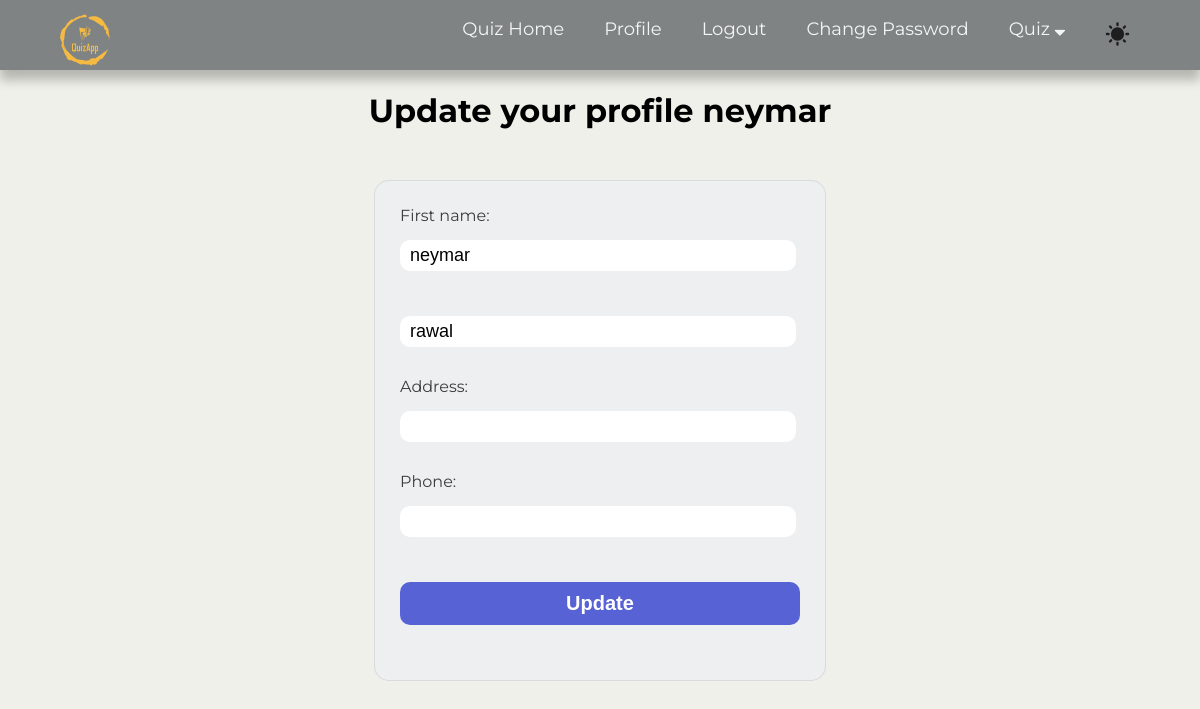
The page /update_profile/3/ (signed in) on the database as committed earlier.
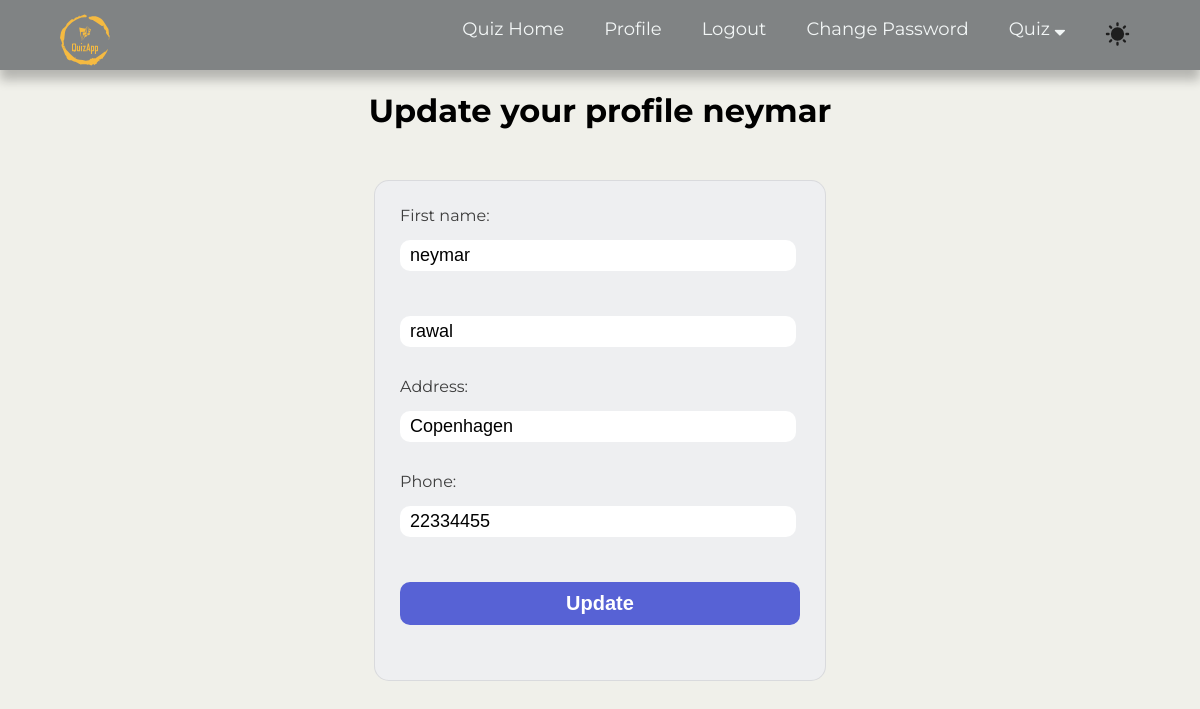
The same page on the database as committed later.
### user_registration/models.py (models this page shows, shortened)
class UserInfo(models.Model):
    user = models.OneToOneField(User, on_delete=models.CASCADE)
    address = models.CharField(max_length=100, blank=True)
    phone = models.CharField(max_length=15, blank=True)
    profile_image = models.ImageField(upload_to='profile_image', blank=True, default='image/default-image.jpeg')

### user_registration/views.py (the view, shortened to what this page needs)
# urls.py: path("update_profile/<int:id>/", views.update_profile, name='update_profile')
@login_required
def update_profile(request, id):
    user = get_object_or_404(User, id=id)
    user_info = get_object_or_404(UserInfo, user=user)
    user_form = UserUpdateForm(instance=user)
    info_form = UserInfoForm(instance=user_info)
    return render(
        request,
        "user_registration/update_profile.html",
        {"user_form": user_form, "info_form": info_form},
    )

### user_registration/views.py
class UserUpdateForm(forms.ModelForm):
    class Meta:
        model = User
        fields = ('first_name', 'last_name')

class UserInfoForm(forms.ModelForm):
    profile_image = forms.ImageField(required=False)
    class Meta:
        model = UserInfo
        fields = ('address', 'phone')

### user_registration/templates/user_registration/update_profile.html (shortened to what this page needs)
{% extends 'user_registration/base.html' %}
{% load static %}
    {% block body %}
    <h1 class="title">Update your profile {{ user.first_name }}</h1>
    <form action="" method='POST'>
        {{ user_form.first_name.label_tag }}
        {{ user_form.first_name }}
        {{ user_form.last_name }}
        {{ info_form.address.label_tag }}
        {{ info_form.address }}
        {{ info_form.phone.label_tag }}
        {{ info_form.phone }}
        <input type="submit" value='Update'>
    </form>
    {% endblock %}

### user_registration/templates/user_registration/base.html (shortened to what this page needs)
{% load static %}
<!DOCTYPE html>
<html lang="en">
<head>
    <link rel="stylesheet" href="{% static 'user_registration/style.css'%}">
    <link
      rel="stylesheet"
      href="https://cdnjs.cloudflare.com/ajax/libs/font-awesome/4.7.0/css/font-awesome.min.css"
    />
</head>
<body>
    <header>
        <a href="{% url 'user_registration:index' %}"><img src="{% static "image/logo-no-background.svg" %}" width="50" alt="myshop logo"></a>
        <nav class="main-nav">
            {% if user.is_authenticated %}
            <a href="{% url 'quiz:quiz_index' %}" >Quiz Home</a>
            <a href="{% url 'user_registration:user_profile' user.id %}">Profile</a>
            <a href="{% url 'user_registration:user_logout' %}">Logout</a>
            <a href="{% url 'user_registration:change_password' user.id %}">Change Password</a>
            <div class="dropdown">
                <a href="#">Quiz <i class="fa fa-sort-down"></i> </a>
            </div>
            {% else %}
            <a href="{% url 'user_registration:index' %}" >Home</a>
            <a href="{% url 'user_registration:register' %}">Signup</a>
            <a href="{% url 'user_registration:user_login' %}">Login</a>
            {% endif %}
        </nav>
    </header>
    {% block body %}{% endblock %}
</body>
</html>

### user_registration/static/user_registration/style.css (style rules this page uses)
body { font-family: "Montserrat", sans-serif; margin: 0; background-color: #f0f0ea; }
header { display: flex; padding: 0 5%; justify-content: space-between; background-color: #808384; box-shadow: 0px 10px 10px #14141443; height: 70px; }
header img { padding-top: 12px; }
#sun-icon { transform: translateY(-5px); }
.main-nav { padding: 10px; padding: 10px; display: flex; justify-content: flex-end; column-gap: 40px; padding-top: 18px; position: relative; }
.main-nav a { font-size: 18px; color: #f2f6f6; text-decoration: none; transition-duration: 0.3s; }
.dropdown { position: relative; display: inline-block; }
form { width: 400px; background-color: #eeeff1; border: solid 1px #3c404a1e; border-radius: 15px; color: #3d3d3d; padding: 25px; margin: 50px auto; }
input { width: 94%; font-size: 18px; padding: 5px 10px; border-radius: 10px; border: none; margin: 15px 0 30px 0; }
input[type="submit"] { width: 100%; background-color: #5762d5; border: none; border-radius: 10px; color: white; padding: 10px 0; font-size: 20px; font-weight: bold; transition-duration: 0.3s; cursor: pointer; }
.title { text-align: center; }

Rows that differ between the two databases and show on the page:
changed UserInfo: address (not shown) → "Copenhagen"; phone (not shown) → "22334455"
